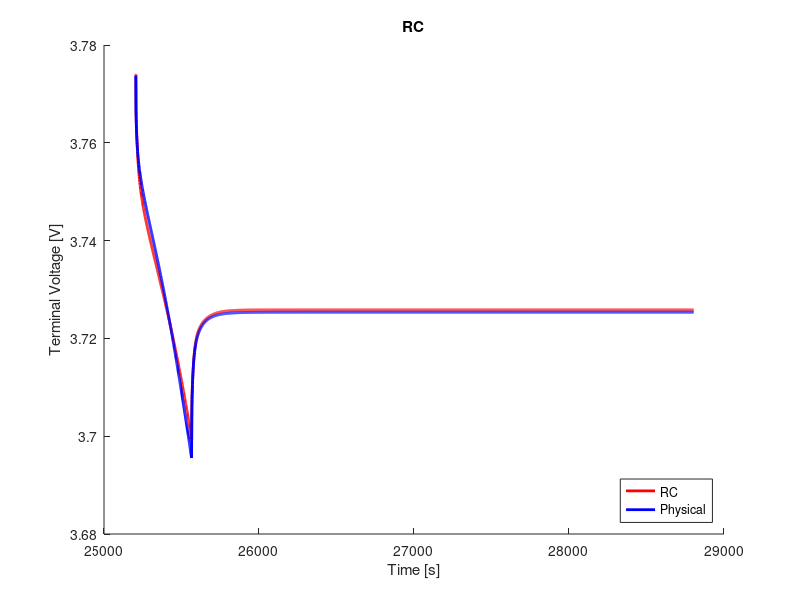

Reproduce this figure in MATLAB.
clear;
clc;
close all;

%% load data
load('ocv_final.mat');
time_ocv = time;
load('pulse_1_c_7.mat');
load('rc3_cf_params.mat');

%% voltage limitations
v_max = 4.4;                                    % cut-over voltage
v_min = 3.0;                                    % cut-off voltage

%% resample ocv and soc
t1 = time_ocv(1);
t2 = time_ocv(end);
dt = 1;                                         % sample time
t = (t1:dt:t2) - t1;

ocv = interp1(time_ocv, ocv, t1:dt:t2);
soc = interp1(time_ocv, soc, t1:dt:t2);

s = length(time);

%% variables
Q = 16.8;
eta = 1.0;                                  % coulombic efficiency

n = 3;                                      % number of rc links
i_r = zeros(n, 1);
v_c = zeros(n, 1);
flag = 1;

%% compute soc
ind_init = interp1(soc, 1:length(soc), 0.3241, 'nearest');
v_t(1) = ocv(ind_init)
z0 = soc(ind_init);
z = z0 - dt/(Q*3600)*eta*cumsum(I(1:end));

% manual fit
p = 8;
r0 = r0_cf(p);
r1 = r1_cf(p);
r2 = r2_cf(p);
r3 = r3_cf(p);
c1 = c1_cf(p);
c2 = c2_cf(p);
c3 = c3_cf(p);

r = [r1; r2; r3];
c = [c1; c2; c3];

%% compute terminal voltage
for j = 1:n
    f(j) = exp(-dt/(r(j)*c(j)));
end
for k = 1:s-1
    if flag == 1
        i_r(:, k+1) = diag(f)*i_r(:, k) + (1-f')*I(k);
        v_c(:, k) = i_r(:, k).*r;
        ind = interp1(soc, 1:length(soc), z(k), 'nearest');
        v_t(k+1) = ocv(ind) - sum(v_c(:, k)) - I(k).*r0;
        if v_t(k) < v_min
            fprintf('Reached lower voltage limit.');
            flag = 0;
        end
        if v_t(k) > v_max
            fprintf('Reached upper voltage limit.');
            flag = 0;
        end 
    end
end

%% compute rms error
v_t = reshape(v_t, size(V_batt_time));
rmse = 1000*sqrt(mean((V_batt_time - v_t).^2))     % [mV]

%% plot
figure(1);
hold on;
plot(time, v_t, 'r', 'LineWidth', 2)
hold on;
plot(time, V_batt_time, 'b', 'LineWidth', 2)
xlabel('Time [s]')
ylabel('Terminal Voltage [V]')
title('RC')
legend('RC', 'Physical', 'location', 'southeast')
